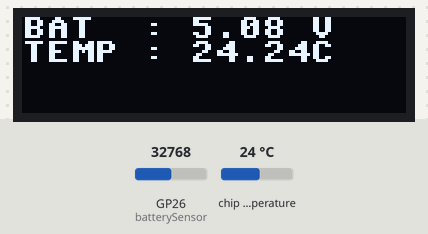
A program run on a simulated Raspberry Pi Pico running MicroPython. Shown: 128×32 one-colour display. The inputs (shaded band) are chosen by the test bench; at power-on: chip temperature 24 °C, GP26 (batterySensor) = 32768 (analog values on the 0–65535 scale). Library files of the repository ran but are not shown: ssd1306.py.

Above: at 1.2 s.
1.3 s: chip temperature set to 1 °C
At 3.0 s:
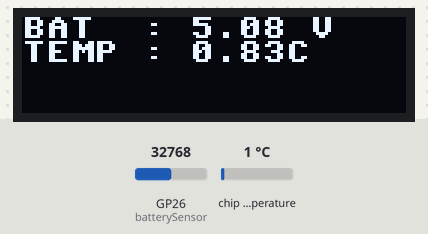
3.6 s: GP26 (batterySensor) set to 45874
At 5.2 s:
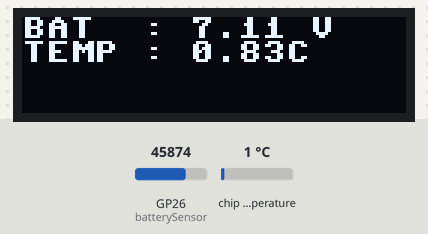
5.6 s: chip temperature set to 11 °C
At 7.4 s:
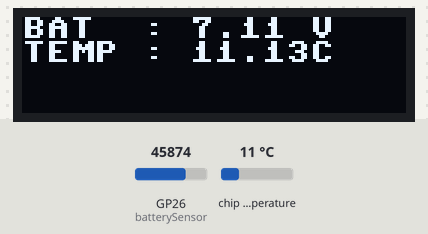
7.7 s: GP26 (batterySensor) set to 57670
At 9.4 s:
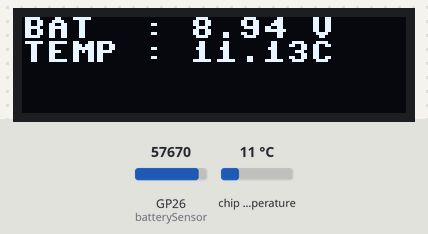
9.7 s: chip temperature set to 22 °C
At 10.6 s:
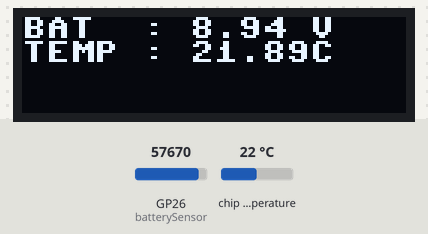
11.8 s: GP26 (batterySensor) set to 65535
At 12.8 s:
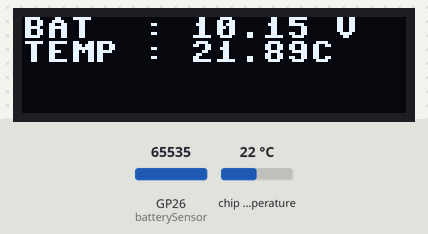
Timing chart, 0 to 14.8 s (numbered marks = the images above; inputs shaded):
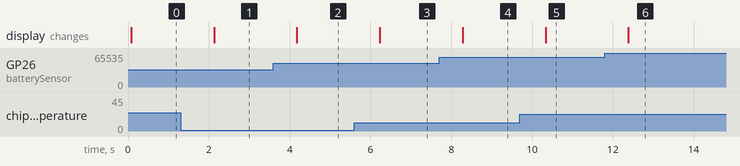

The program:

09_OLED_06_batt_temp.py
```python
from machine import ADC
import time
from OLED_class import OLED

OLED.begin()
batterySensor=ADC(26)
sensorChannel = machine.ADC(4)
conversionFactor = 3.3/65535
try:
    while True:
        batteryValue=batterySensor.read_u16()
        batteryVoltage=batteryValue/65535*3.3
        batteryVoltage=batteryVoltage*3.077

        sensorInput = sensorChannel.read_u16()
        sensorConversion = sensorInput*conversionFactor
        temperature = 27 - (sensorConversion - 0.706)/0.001721

        OLED.oled_print(f'BAT  : {batteryVoltage:.2f} V', f'TEMP : {temperature:.2f}C')
        time.sleep(1)

except KeyboardInterrupt:
    print("프로그램이 중단되었습니다.")
```

OLED_class.py
```python
from ssd1306 import SSD1306_I2C
from machine import Pin, I2C

class OLED:
    @classmethod
    def begin(cls):
        i2c = I2C(0, scl=Pin(21), sda=Pin(20), freq=200000)
        cls.display = SSD1306_I2C(128, 32, i2c)
        cls.display.fill(0)
        cls.display.show()
    @classmethod
    def oled_print(cls,msg,msg2=None,msg3=None,msg4=None):
        cls.display.fill(0)
        cls.display.text(msg,0,0,1)
        msg2 and cls.display.text(msg2,0,8,1)
        msg3 and cls.display.text(msg3,0,16,1)
        msg4 and cls.display.text(msg4,0,24,1)
        cls.display.show()

class OLED2:
    @classmethod
    def begin(cls):
        i2c = I2C(0, scl=Pin(21), sda=Pin(20), freq=200000)
        cls.display = SSD1306_I2C(128, 32, i2c)
        cls.display.fill(0)
        cls.display.show()
    @classmethod
    def oled_print(cls, row, msg):
        #지정된 줄 번호(row)에 메시지(msg)를 출력합니다.
        y = row * 8  # 줄 번호를 y 좌표로 변환 (8px 간격)
        cls.display.fill_rect(0, y, 128, 8, 0)  # 해당 줄만 초기화
        cls.display.text(msg, 0, y, 1)
        cls.display.show()

if __name__=='__main__':
    OLED2.begin()
    OLED2.oled_print(1, "Hello")
    OLED2.oled_print(2, "python")
```

Measured:
- after the input at 1.3 s, the display: changes after 0.83 s (image 1)
- after the input at 3.6 s, the display: changes after 0.58 s (image 2)
- after the input at 5.6 s, the display: changes after 0.63 s (image 3)
- after the input at 7.7 s, the display: changes after 0.58 s (image 4)
- after the input at 9.7 s, the display: changes after 0.63 s (image 5)
- after the input at 11.8 s, the display: changes after 0.58 s (image 6)
